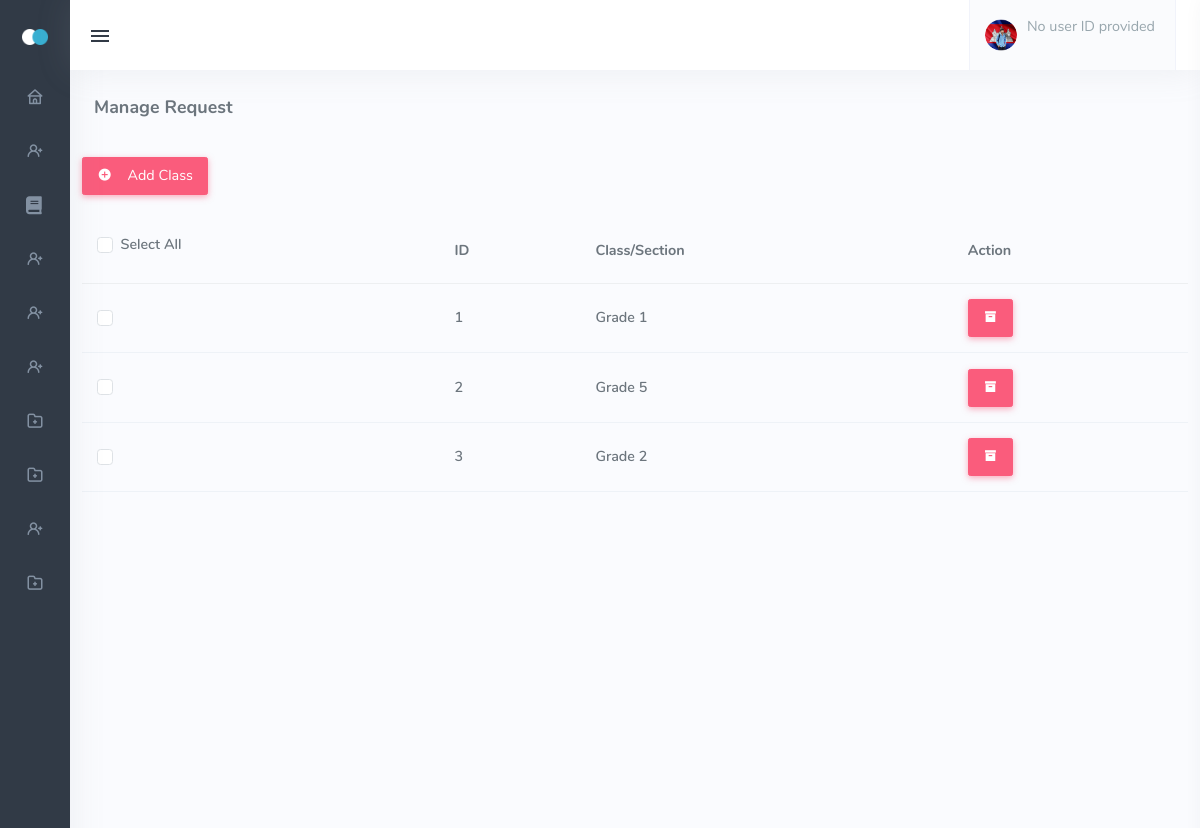
The app's page /admin_class.php with its own data.
### tables this page shows
CREATE TABLE `tbl_section` (
  `section_id` int(11) NOT NULL,
  `section` varchar(90) NOT NULL
);

### admin_class.php (the view, shortened to what this page needs)
<!DOCTYPE html>
<html lang="en" class="menuitem-active"><head>
    <link href="assets/css/icons.min.css" rel="stylesheet" type="text/css">
    <link href="assets/css/app.min.css" rel="stylesheet" type="text/css" id="light-style">
    <link href="assets/css/app-dark.min.css" rel="stylesheet" type="text/css" id="dark-style" disabled="disabled">
    <link rel="stylesheet" href="https://cdnjs.cloudflare.com/ajax/libs/font-awesome/5.15.3/css/all.min.css">
    <link href="assets/css/vendor/quill.core.css" rel="stylesheet" type="text/css" />
    <link href="assets/css/vendor/quill.snow.css" rel="stylesheet" type="text/css" />
</head>
<body class="show" data-layout-config="{&quot;leftSideBarTheme&quot;:&quot;dark&quot;,&quot;layoutBoxed&quot;:false, &quot;leftSidebarCondensed&quot;:false, &quot;leftSidebarScrollable&quot;:false,&quot;darkMode&quot;:false, &quot;showRightSidebarOnStart&quot;: true}" data-leftbar-theme="dark" data-leftbar-compact-mode="condensed" style="visibility: visible;">
    <div class="wrapper">
        <div class="leftside-menu menuitem-active">
            <a href="index.html" class="logo text-center logo-light">
                <span class="logo-sm">
                    <img src="assets/images/logo_sm.png" alt="" height="16">
                </span>
            </a>
            <div class="h-100 show" id="leftside-menu-container" data-simplebar="init"><div class="simplebar-wrapper" style="margin: 0px;"><div class="simplebar-height-auto-observer-wrapper"><div class="simplebar-height-auto-observer"></div></div><div class="simplebar-mask"><div class="simplebar-offset" style="right: 0px; bottom: 0px;"><div class="simplebar-content-wrapper" style="height: 100%; overflow: hidden;"><div class="simplebar-content" style="padding: 0px;">
               <ul class="side-nav">
<li class="side-nav-item">
    <a href="admin_dashboard.php" class="side-nav-link">
        <i class="uil-home"></i>
    </a>
</li>
<li class="side-nav-item">
    <a data-bs-toggle="collapse" href="#sidebarDashboards" aria-expanded="false"
        aria-controls="sidebarDashboards" class="side-nav-link collapsed">
        <i class="uil-user-plus"></i>
    </a>
</li>
<li class="side-nav-item">
    <a href="admin_manage_lesson.php" class="side-nav-link">
        <i class="fa fa-book"></i>
    </a>
</li>
<li class="side-nav-item">
    <a data-bs-toggle="collapse" href="#sidebarDashboardsLessons"
        aria-expanded="false" aria-controls="sidebarDashboards"
        class="side-nav-link collapsed">
        <i class="uil-user-plus"></i>
    </a>
</li>
<li class="side-nav-item">
    <a data-bs-toggle="collapse" href="#sidebarquiz"
        aria-expanded="false" aria-controls="sidebarquiz"
        class="side-nav-link collapsed">
        <i class="uil-user-plus"></i>
    </a>
</li>
<li class="side-nav-item">
    <a href="admin_assign_lesson_to_teacher.php " class="side-nav-link">
        <i class="uil-user-plus"></i>
    </a>
</li>
<li class="side-nav-item">
    <a data-bs-toggle="collapse" href="#sidebarclass" aria-expanded="false"
        aria-controls="sidebarclass" class="side-nav-link">
        <i class="uil-folder-plus"></i>
    </a>
</li>
<li class="side-nav-item">
    <a data-bs-toggle="collapse" href="#sidebarArea" aria-expanded="false"
        aria-controls="sidebarArea" class="side-nav-link">
        <i class="uil-folder-plus"></i>
    </a>
</li>
<li class="side-nav-item">
    <a href="#" class="side-nav-link">
        <i class="uil-user-plus"></i>
    </a>
</li>
<li class="side-nav-item">
    <a data-bs-toggle="collapse" href="#sidebarEmail" aria-expanded="false"
        aria-controls="sidebarEmail" class="side-nav-link">
        <i class="uil-folder-plus"></i>
    </a>
</li>
</ul>
            </div></div></div></div><div class="simplebar-placeholder" style="width: 70px; height: 1150px;"></div></div></div>
        </div>
        <div class="content-page">
            <div class="content">
                   <div class="navbar-custom">
                    <ul class="list-unstyled topbar-menu float-end mb-0">
                        <li class="dropdown notification-list">
                            <a class="nav-link dropdown-toggle nav-user arrow-none me-0" data-bs-toggle="dropdown"
                                href="#" role="button" aria-haspopup="false" aria-expanded="false">
                                <span class="account-user-avatar">
                                    <img src="assets/images/users/avatar-1.jpg" alt="user-image" class="rounded-circle">
                                </span>
                                <span>
                                    <?php
                                    include 'dbcon.php';
                                    if (isset($_SESSION['user_id'])) {
                                        $user_id = $_SESSION['user_id'];
                                        $sql = "SELECT tbl_userinfo.user_id, tbl_userinfo.firstname, tbl_userinfo.middlename, tbl_userinfo.lastname, tbl_user_level.level
                                                    FROM tbl_admin
                                                    JOIN tbl_userinfo ON tbl_admin.user_id = tbl_userinfo.user_id
                                                    JOIN tbl_user_level ON tbl_admin.level_id = tbl_user_level.level_id
                                                    WHERE tbl_user_level.level = 'ADMIN' AND tbl_userinfo.user_id = '$user_id'
                                                    LIMIT 1;";
                                        $result = mysqli_query($conn, $sql);
                                        if ($result && mysqli_num_rows($result) > 0) {
                                            $row = mysqli_fetch_assoc($result);
                                            ?>
                                            <span class="account-user-name"><?php echo $row['firstname'] . ' ' . $row['lastname'] . ' ' . $row['lastname']; ?></span>
                                            <span class="account-position"><?php echo $row['level']; ?></span>
                                            <?php
                                        } else {
                                            echo "No records found in tbl_admin";
                                        }
                                    } else {
                                        echo "No user ID provided";
                                    }
                                    ?>
                                </span>
                            </a>
                        </li>
                    </ul>
                    <button class="button-menu-mobile open-left">
                        <i class="mdi mdi-menu"></i>
                    </button>
                </div>
                 <div class="container-fluid">
                    <div class="row">
                        <div class="col-12">
                            <div class="page-title-box">
                                <h4 class="page-title">Manage Request</h4>
                            </div>
                        </div>
                    </div>
                </div>
            </div>
            <table id="basic-datatable" class="table table-centered mb-0">
            <table id="basic-datatable" class="table table-centered mb-0">
              <div class="row mb-2">
                <div class="col-sm-4">
                    <a href="admin_add_new_class.php" class="btn btn-danger mb-2"><i class="mdi mdi-plus-circle me-2"></i> Add Class</a>
                </div>
            </div>
            </div>
                <thead>
                    <tr>
                        <th class="">
                            <div class="form-check form-checkbox-success mb-2">
                                <input type="checkbox" class="form-check-input" id="customCheckAll">
                                <label class="form-check-label" for="customCheckAll">Select All</label>
                            </div>
                        </th>
                        <th>ID</th>
                        <th>Class/Section</th>
                        <th>Action</th>
                    </tr>
                </thead>
                <tbody>
                <?php
                include 'dbcon.php';
                $sql = "SELECT DISTINCT section_id, section FROM tbl_section";
                $result = mysqli_query($conn, $sql);
                if ($result && mysqli_num_rows($result) > 0) {
                    while ($row = mysqli_fetch_assoc($result)) {
                        ?>
                        <tr>
                            <td>
                                <div class="form-check">
                                    <input type="checkbox" class="form-check-input" id="customCheck2">
                                    <label class="form-check-label" for="customCheck2">&nbsp;</label>
                                </div>
                            </td>
                            <td>
                                <span class="fw-semibold">
                                    <?php echo $row['section_id'] ?>
                                </span>
                            </td>
                            <td>
                                <span class="fw-semibold">
                                    <?php echo $row['section'] ?>
                                </span>
                            </td>
                            <td>
                                        <a href="admin_teacher_deactivate.php?section_id=<?php echo $row['section_id'] ?>" class="decline">
                                            <button type="button" class="btn btn-danger"><i class="mdi mdi-archive"></i> </button>
                                        </a>
                                        </td>
                        </tr>
                        <?php
                    }
                }
                ?>
                </tbody>
</body></html>

### records on screen
tbl_section: section_id "1", section "Grade 1"
tbl_section: section_id "2", section "Grade 5"
tbl_section: section_id "3", section "Grade 2"
